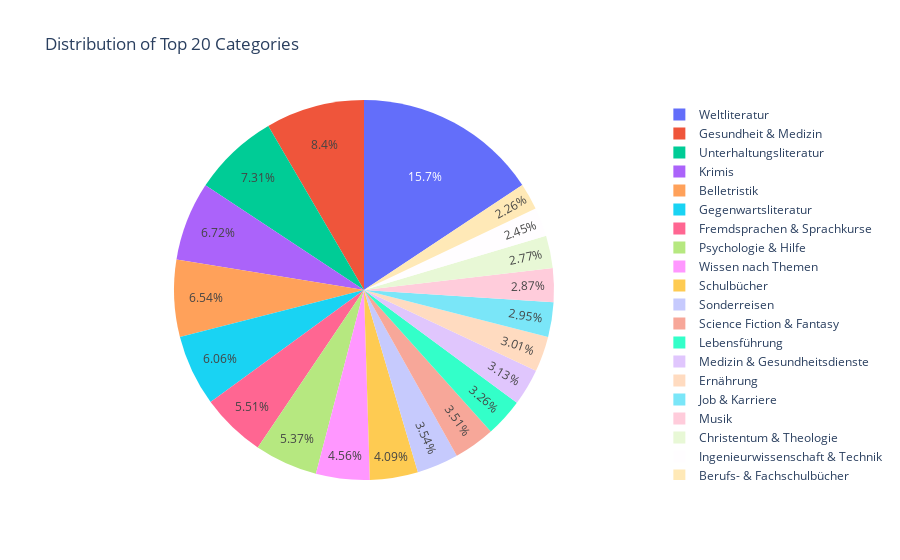

The code cell stored with this chart in its notebook:
### Code cell
fig=px.pie(df5_category4, values='Title',title='Distribution of Top 20 Categories', names='Category')
fig.show()

### Figure 1 — Plotly figure (JSON) as saved in the notebook; plotly's stock layout.template omitted (floating-point values rounded to 4 significant figures)
{"data": [{"domain": {"x": [0, 1], "y": [0, 1]}, "hovertemplate": "Category=%{label}<br>Title=%{value}<extra></extra>", "labels": ["Weltliteratur", "Gesundheit & Medizin", "Unterhaltungsliteratur", "Krimis", "Belletristik", "Gegenwartsliteratur", "Fremdsprachen & Sprachkurse", "Psychologie & Hilfe", "Wissen nach Themen", "Schulbücher", "Sonderreisen", "Science Fiction & Fantasy", "Lebensführung", "Medizin & Gesundheitsdienste", "Ernährung", "Job & Karriere", "Musik", "Christentum & Theologie", "Ingenieurwissenschaft & Technik", "Berufs- & Fachschulbücher"], "legendgroup": "", "name": "", "showlegend": true, "type": "pie", "values": [5666, 3038, 2643, 2431, 2366, 2191, 1992, 1942, 1650, 1478, 1280, 1268, 1177, 1131, 1089, 1065, 1037, 1002, 887, 817]}], "layout": {"autosize": true, "legend": {"tracegroupgap": 0}, "title": {"text": "Distribution of Top 20 Categories"}}}
